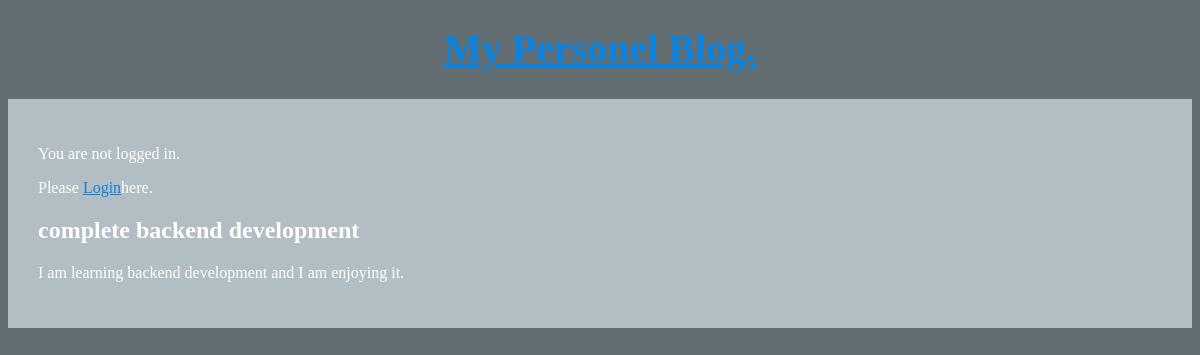
The app's page /article/1 with its own data.
### articles/models.py (models this page shows, shortened)
class Article(models.Model):
    author = models.ForeignKey(
    'auth.user' ,
     on_delete=models.CASCADE ,
    )
    title = models.CharField(max_length = 200)
    text = models.TextField()

### articles/views.py (the view)
# urls.py: path('article/<int:pk>', views.ArticleDetailView.as_view() , name = 'article_page' )
class ArticleDetailView(DetailView):
    model = Article
    template_name = 'detail.html'
    context_object_name = 'batman'

### templates/detail.html
{% extends 'base.html' %}
{% block content %}
<div class="details">
  <h2>{{batman.title}}</h2>
  <p>{{batman.text}}</p>
</div>
{% endblock content %}

### static/css/basestyle.css (style rules this page uses)
body { background-color: #636e72; color: #FFF; }

### records on screen
Article: title "complete backend development", text "I am learning backend development and I am enjoying it."
